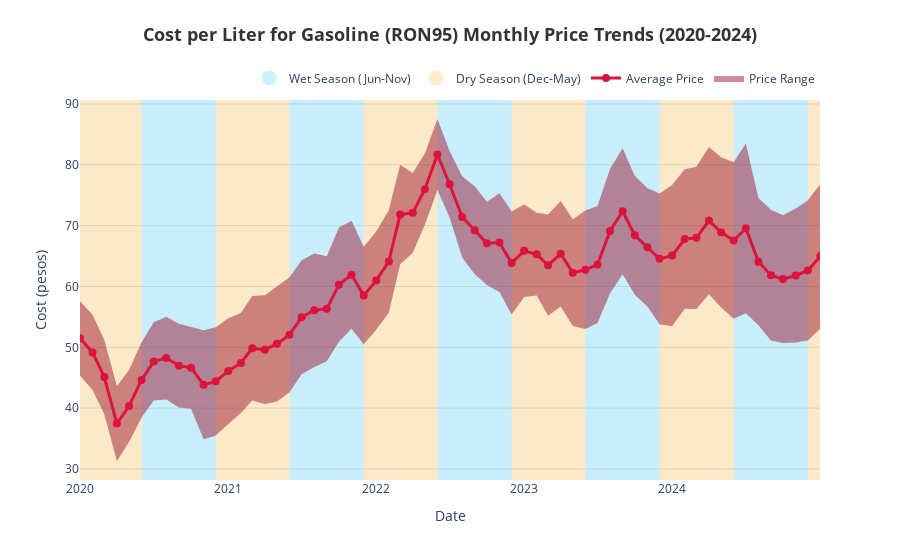

Notebook code for this chart:
### Markdown cell above
Monthly gas prices graph: (from 2020 to 2025)

### Code cell
# Color definitions
dry_season_color = 'rgba(255, 165, 0, 0.2)'  # Orange
wet_season_color = 'rgba(0, 191, 255, 0.2)'   # Light Blue
price_line_color = '#DC143C'                   # Crimson
price_range_color = 'rgba(158, 27, 50, 0.5)'  # Dark Red with transparency

# Create figure
fig = go.Figure()

# Add seasonal background shapes first (so they appear behind the data)
for year in range(2019, 2025):
    # Dry season (Dec-May)
    fig.add_vrect(
        x0=max(datetime(year, 12, 1), datetime(2020, 1, 1)),
        x1=min(datetime(year+1, 6, 1), datetime(2024, 12, 31)),
        fillcolor=dry_season_color,
        layer="below",
        line_width=0
    )
    
    # Wet season (Jun-Nov)
    fig.add_vrect(
        x0=max(datetime(year, 6, 1), datetime(2020, 1, 1)),
        x1=min(datetime(year, 12, 1), datetime(2024, 12, 31)),
        fillcolor=wet_season_color,
        layer="below",
        line_width=0
    )

# Add price range (fill between)
fig.add_trace(go.Scatter(
    x=ron95_data['Date'],
    y=ron95_data['Overall Range Max'],
    fill=None,
    mode='lines',
    line=dict(width=0),
    showlegend=False,
    hoverinfo='skip'
))

fig.add_trace(go.Scatter(
    x=ron95_data['Date'],
    y=ron95_data['Overall Range Min'],
    fill='tonexty',
    mode='lines',
    fillcolor=price_range_color,
    line=dict(width=0),
    name='Price Range',
    hovertemplate="<b>%{x|%b %Y}</b><br>Range: %{y:.2f}–%{text} pesos<extra></extra>",
    text=ron95_data['Overall Range Max'].round(2)
))

# Add average price line
fig.add_trace(go.Scatter(
    x=ron95_data['Date'],
    y=ron95_data['Average Price'],
    mode='lines+markers',
    line=dict(color=price_line_color, width=3),
    marker=dict(size=8),
    name='Average Price',
    hovertemplate="<b>%{x|%b %Y}</b><br>Avg: %{y:.2f} pesos<extra></extra>"
))

# Layout customization
fig.update_layout(
    title={
        'text': "<b>Cost per Liter for Gasoline (RON95) Monthly Price Trends (2020-2024)</b>",
        'y':0.95,
        'x':0.5,
        'xanchor': 'center',
        'font': dict(size=18, color='#333333')
    },
    xaxis=dict(
        title="Date",
        range=['2020-01-01', '2024-12-31'],
        tickformat="%Y",
        dtick="M12",  # Yearly ticks
        showgrid=False
    ),
    yaxis=dict(
        title="Cost (pesos)",
        showgrid=True,
        gridcolor='rgba(0,0,0,0.1)'
    ),
    legend=dict(
        orientation="h",
        yanchor="bottom",
        y=1.02,
        xanchor="right",
        x=1
    ),
    plot_bgcolor='#FAFAFA',
    paper_bgcolor='white',
    hovermode="x unified",
    margin=dict(t=100)
)

# Custom legend for seasons (requires adding dummy traces)
fig.add_trace(go.Scatter(
    x=[None],
    y=[None],
    mode='markers',
    marker=dict(size=15, color=dry_season_color),
    name='Dry Season (Dec-May)'
))

fig.add_trace(go.Scatter(
    x=[None],
    y=[None],
    mode='markers',
    marker=dict(size=15, color=wet_season_color),
    name='Wet Season (Jun-Nov)'
))

fig.show()

# Save as HTML
#fig.write_html("gasoline_price_trends_interactive.html")

### Figure 1 — Plotly figure (JSON) as saved in the notebook; plotly's stock layout.template omitted (floating-point values rounded to 4 significant figures)
{"data": [{"hoverinfo": "skip", "line": {"width": 0}, "mode": "lines", "showlegend": false, "type": "scatter", "x": ["2020-01-01T00:00:00", "2020-02-01T00:00:00", "2020-03-01T00:00:00", "2020-04-01T00:00:00", "2020-05-01T00:00:00", "2020-06-01T00:00:00", "2020-07-01T00:00:00", "2020-08-01T00:00:00", "2020-09-01T00:00:00", "2020-10-01T00:00:00", "2020-11-01T00:00:00", "2020-12-01T00:00:00", "2021-01-01T00:00:00", "2021-02-01T00:00:00", "2021-03-01T00:00:00", "2021-04-01T00:00:00", "2021-05-01T00:00:00", "2021-06-01T00:00:00", "2021-07-01T00:00:00", "2021-08-01T00:00:00", "2021-09-01T00:00:00", "2021-10-01T00:00:00", "2021-11-01T00:00:00", "2021-12-01T00:00:00", "2022-01-01T00:00:00", "2022-02-01T00:00:00", "2022-03-01T00:00:00", "2022-04-01T00:00:00", "2022-05-01T00:00:00", "2022-06-01T00:00:00", "2022-07-01T00:00:00", "2022-08-01T00:00:00", "2022-09-01T00:00:00", "2022-10-01T00:00:00", "2022-11-01T00:00:00", "2022-12-01T00:00:00", "2023-01-01T00:00:00", "2023-02-01T00:00:00", "2023-03-01T00:00:00", "2023-04-01T00:00:00", "2023-05-01T00:00:00", "2023-06-01T00:00:00", "2023-07-01T00:00:00", "2023-08-01T00:00:00", "2023-09-01T00:00:00", "2023-10-01T00:00:00", "2023-11-01T00:00:00", "2023-12-01T00:00:00", "2024-01-01T00:00:00", "2024-02-01T00:00:00", "2024-03-01T00:00:00", "2024-04-01T00:00:00", "2024-05-01T00:00:00", "2024-06-01T00:00:00", "2024-07-01T00:00:00", "2024-08-01T00:00:00", "2024-09-01T00:00:00", "2024-10-01T00:00:00", "2024-11-01T00:00:00", "2024-12-01T00:00:00", "2025-01-01T00:00:00"], "y": [57.59, 55.36, 51.19, 43.6, 46.28, 50.83, 54.13, 55.04, 53.88, 53.42, 52.82, 53.29, 54.79, 55.65, 58.42, 58.55, 60.05, 61.52, 64.31, 65.41, 64.95, 69.68, 70.82, 66.52, 69.04, 72.52, 79.99, 78.66, 81.84, 87.53, 82.27, 78.11, 76.46, 73.92, 75.34, 72.33, 73.47, 72.1, 71.82, 74.05, 71.03, 72.49, 73.24, 79.35, 82.72, 78.18, 76.17, 75.3, 76.7, 79.26, 79.7, 82.94, 81.25, 80.42, 83.51, 74.54, 72.61, 71.71, 72.8, 74.16, 76.84]}, {"fill": "tonexty", "fillcolor": "rgba(158, 27, 50, 0.5)", "hovertemplate": "<b>%{x|%b %Y}</b><br>Range: %{y:.2f}–%{text} pesos<extra></extra>", "line": {"width": 0}, "mode": "lines", "name": "Price Range", "text": [57.59, 55.36, 51.19, 43.6, 46.28, 50.83, 54.13, 55.04, 53.88, 53.42, 52.82, 53.29, 54.79, 55.65, 58.42, 58.55, 60.05, 61.52, 64.31, 65.41, 64.95, 69.68, 70.82, 66.52, 69.04, 72.52, 79.99, 78.66, 81.84, 87.53, 82.27, 78.11, 76.46, 73.92, 75.34, 72.33, 73.47, 72.1, 71.82, 74.05, 71.03, 72.49, 73.24, 79.35, 82.72, 78.18, 76.17, 75.3, 76.7, 79.26, 79.7, 82.94, 81.25, 80.42, 83.51, 74.54, 72.61, 71.71, 72.8, 74.16, 76.84], "type": "scatter", "x": ["2020-01-01T00:00:00", "2020-02-01T00:00:00", "2020-03-01T00:00:00", "2020-04-01T00:00:00", "2020-05-01T00:00:00", "2020-06-01T00:00:00", "2020-07-01T00:00:00", "2020-08-01T00:00:00", "2020-09-01T00:00:00", "2020-10-01T00:00:00", "2020-11-01T00:00:00", "2020-12-01T00:00:00", "2021-01-01T00:00:00", "2021-02-01T00:00:00", "2021-03-01T00:00:00", "2021-04-01T00:00:00", "2021-05-01T00:00:00", "2021-06-01T00:00:00", "2021-07-01T00:00:00", "2021-08-01T00:00:00", "2021-09-01T00:00:00", "2021-10-01T00:00:00", "2021-11-01T00:00:00", "2021-12-01T00:00:00", "2022-01-01T00:00:00", "2022-02-01T00:00:00", "2022-03-01T00:00:00", "2022-04-01T00:00:00", "2022-05-01T00:00:00", "2022-06-01T00:00:00", "2022-07-01T00:00:00", "2022-08-01T00:00:00", "2022-09-01T00:00:00", "2022-10-01T00:00:00", "2022-11-01T00:00:00", "2022-12-01T00:00:00", "2023-01-01T00:00:00", "2023-02-01T00:00:00", "2023-03-01T00:00:00", "2023-04-01T00:00:00", "2023-05-01T00:00:00", "2023-06-01T00:00:00", "2023-07-01T00:00:00", "2023-08-01T00:00:00", "2023-09-01T00:00:00", "2023-10-01T00:00:00", "2023-11-01T00:00:00", "2023-12-01T00:00:00", "2024-01-01T00:00:00", "2024-02-01T00:00:00", "2024-03-01T00:00:00", "2024-04-01T00:00:00", "2024-05-01T00:00:00", "2024-06-01T00:00:00", "2024-07-01T00:00:00", "2024-08-01T00:00:00", "2024-09-01T00:00:00", "2024-10-01T00:00:00", "2024-11-01T00:00:00", "2024-12-01T00:00:00", "2025-01-01T00:00:00"], "y": [45.35, 42.97, 39.01, 31.31, 34.43, 38.45, 41.24, 41.42, 40.09, 39.89, 34.9, 35.52, 37.4, 39.2, 41.25, 40.67, 41.08, 42.62, 45.58, 46.76, 47.69, 50.91, 53.04, 50.52, 52.89, 55.7, 63.67, 65.55, 70.16, 75.85, 71.32, 64.75, 62.02, 60.25, 59.08, 55.4, 58.25, 58.5, 55.17, 56.69, 53.5, 53, 54, 58.89, 62.02, 58.65, 56.7, 53.78, 53.45, 56.32, 56.31, 58.71, 56.55, 54.68, 55.6, 53.62, 51.1, 50.72, 50.8, 51.13, 53.11]}, {"hovertemplate": "<b>%{x|%b %Y}</b><br>Avg: %{y:.2f} pesos<extra></extra>", "line": {"color": "#DC143C", "width": 3}, "marker": {"size": 8}, "mode": "lines+markers", "name": "Average Price", "type": "scatter", "x": ["2020-01-01T00:00:00", "2020-02-01T00:00:00", "2020-03-01T00:00:00", "2020-04-01T00:00:00", "2020-05-01T00:00:00", "2020-06-01T00:00:00", "2020-07-01T00:00:00", "2020-08-01T00:00:00", "2020-09-01T00:00:00", "2020-10-01T00:00:00", "2020-11-01T00:00:00", "2020-12-01T00:00:00", "2021-01-01T00:00:00", "2021-02-01T00:00:00", "2021-03-01T00:00:00", "2021-04-01T00:00:00", "2021-05-01T00:00:00", "2021-06-01T00:00:00", "2021-07-01T00:00:00", "2021-08-01T00:00:00", "2021-09-01T00:00:00", "2021-10-01T00:00:00", "2021-11-01T00:00:00", "2021-12-01T00:00:00", "2022-01-01T00:00:00", "2022-02-01T00:00:00", "2022-03-01T00:00:00", "2022-04-01T00:00:00", "2022-05-01T00:00:00", "2022-06-01T00:00:00", "2022-07-01T00:00:00", "2022-08-01T00:00:00", "2022-09-01T00:00:00", "2022-10-01T00:00:00", "2022-11-01T00:00:00", "2022-12-01T00:00:00", "2023-01-01T00:00:00", "2023-02-01T00:00:00", "2023-03-01T00:00:00", "2023-04-01T00:00:00", "2023-05-01T00:00:00", "2023-06-01T00:00:00", "2023-07-01T00:00:00", "2023-08-01T00:00:00", "2023-09-01T00:00:00", "2023-10-01T00:00:00", "2023-11-01T00:00:00", "2023-12-01T00:00:00", "2024-01-01T00:00:00", "2024-02-01T00:00:00", "2024-03-01T00:00:00", "2024-04-01T00:00:00", "2024-05-01T00:00:00", "2024-06-01T00:00:00", "2024-07-01T00:00:00", "2024-08-01T00:00:00", "2024-09-01T00:00:00", "2024-10-01T00:00:00", "2024-11-01T00:00:00", "2024-12-01T00:00:00", "2025-01-01T00:00:00"], "y": [51.47, 49.16, 45.1, 37.45, 40.36, 44.64, 47.69, 48.23, 46.98, 46.66, 43.86, 44.41, 46.09, 47.42, 49.84, 49.61, 50.56, 52.07, 54.95, 56.08, 56.32, 60.3, 61.93, 58.52, 60.97, 64.11, 71.83, 72.1, 76, 81.69, 76.79, 71.43, 69.24, 67.09, 67.21, 63.86, 65.86, 65.3, 63.49, 65.37, 62.27, 62.74, 63.62, 69.12, 72.37, 68.42, 66.44, 64.54, 65.08, 67.79, 68.0, 70.83, 68.9, 67.55, 69.56, 64.08, 61.86, 61.21, 61.8, 62.64, 64.97]}, {"marker": {"color": "rgba(255, 165, 0, 0.2)", "size": 15}, "mode": "markers", "name": "Dry Season (Dec-May)", "type": "scatter", "x": [null], "y": [null]}, {"marker": {"color": "rgba(0, 191, 255, 0.2)", "size": 15}, "mode": "markers", "name": "Wet Season (Jun-Nov)", "type": "scatter", "x": [null], "y": [null]}], "layout": {"hovermode": "x unified", "legend": {"orientation": "h", "x": 1, "xanchor": "right", "y": 1.02, "yanchor": "bottom"}, "margin": {"t": 100}, "paper_bgcolor": "white", "plot_bgcolor": "#FAFAFA", "shapes": [{"fillcolor": "rgba(255, 165, 0, 0.2)", "layer": "below", "line": {"width": 0}, "type": "rect", "x0": "2020-01-01T00:00:00", "x1": "2020-06-01T00:00:00", "xref": "x", "y0": 0, "y1": 1, "yref": "y domain"}, {"fillcolor": "rgba(0, 191, 255, 0.2)", "layer": "below", "line": {"width": 0}, "type": "rect", "x0": "2020-01-01T00:00:00", "x1": "2019-12-01T00:00:00", "xref": "x", "y0": 0, "y1": 1, "yref": "y domain"}, {"fillcolor": "rgba(255, 165, 0, 0.2)", "layer": "below", "line": {"width": 0}, "type": "rect", "x0": "2020-12-01T00:00:00", "x1": "2021-06-01T00:00:00", "xref": "x", "y0": 0, "y1": 1, "yref": "y domain"}, {"fillcolor": "rgba(0, 191, 255, 0.2)", "layer": "below", "line": {"width": 0}, "type": "rect", "x0": "2020-06-01T00:00:00", "x1": "2020-12-01T00:00:00", "xref": "x", "y0": 0, "y1": 1, "yref": "y domain"}, {"fillcolor": "rgba(255, 165, 0, 0.2)", "layer": "below", "line": {"width": 0}, "type": "rect", "x0": "2021-12-01T00:00:00", "x1": "2022-06-01T00:00:00", "xref": "x", "y0": 0, "y1": 1, "yref": "y domain"}, {"fillcolor": "rgba(0, 191, 255, 0.2)", "layer": "below", "line": {"width": 0}, "type": "rect", "x0": "2021-06-01T00:00:00", "x1": "2021-12-01T00:00:00", "xref": "x", "y0": 0, "y1": 1, "yref": "y domain"}, {"fillcolor": "rgba(255, 165, 0, 0.2)", "layer": "below", "line": {"width": 0}, "type": "rect", "x0": "2022-12-01T00:00:00", "x1": "2023-06-01T00:00:00", "xref": "x", "y0": 0, "y1": 1, "yref": "y domain"}, {"fillcolor": "rgba(0, 191, 255, 0.2)", "layer": "below", "line": {"width": 0}, "type": "rect", "x0": "2022-06-01T00:00:00", "x1": "2022-12-01T00:00:00", "xref": "x", "y0": 0, "y1": 1, "yref": "y domain"}, {"fillcolor": "rgba(255, 165, 0, 0.2)", "layer": "below", "line": {"width": 0}, "type": "rect", "x0": "2023-12-01T00:00:00", "x1": "2024-06-01T00:00:00", "xref": "x", "y0": 0, "y1": 1, "yref": "y domain"}, {"fillcolor": "rgba(0, 191, 255, 0.2)", "layer": "below", "line": {"width": 0}, "type": "rect", "x0": "2023-06-01T00:00:00", "x1": "2023-12-01T00:00:00", "xref": "x", "y0": 0, "y1": 1, "yref": "y domain"}, {"fillcolor": "rgba(255, 165, 0, 0.2)", "layer": "below", "line": {"width": 0}, "type": "rect", "x0": "2024-12-01T00:00:00", "x1": "2024-12-31T00:00:00", "xref": "x", "y0": 0, "y1": 1, "yref": "y domain"}, {"fillcolor": "rgba(0, 191, 255, 0.2)", "layer": "below", "line": {"width": 0}, "type": "rect", "x0": "2024-06-01T00:00:00", "x1": "2024-12-01T00:00:00", "xref": "x", "y0": 0, "y1": 1, "yref": "y domain"}], "title": {"font": {"color": "#333333", "size": 18}, "text": "<b>Cost per Liter for Gasoline (RON95) Monthly Price Trends (2020-2024)</b>", "x": 0.5, "xanchor": "center", "y": 0.95}, "xaxis": {"dtick": "M12", "range": ["2020-01-01", "2024-12-31"], "showgrid": false, "tickformat": "%Y", "title": {"text": "Date"}}, "yaxis": {"gridcolor": "rgba(0,0,0,0.1)", "showgrid": true, "title": {"text": "Cost (pesos)"}}}}
